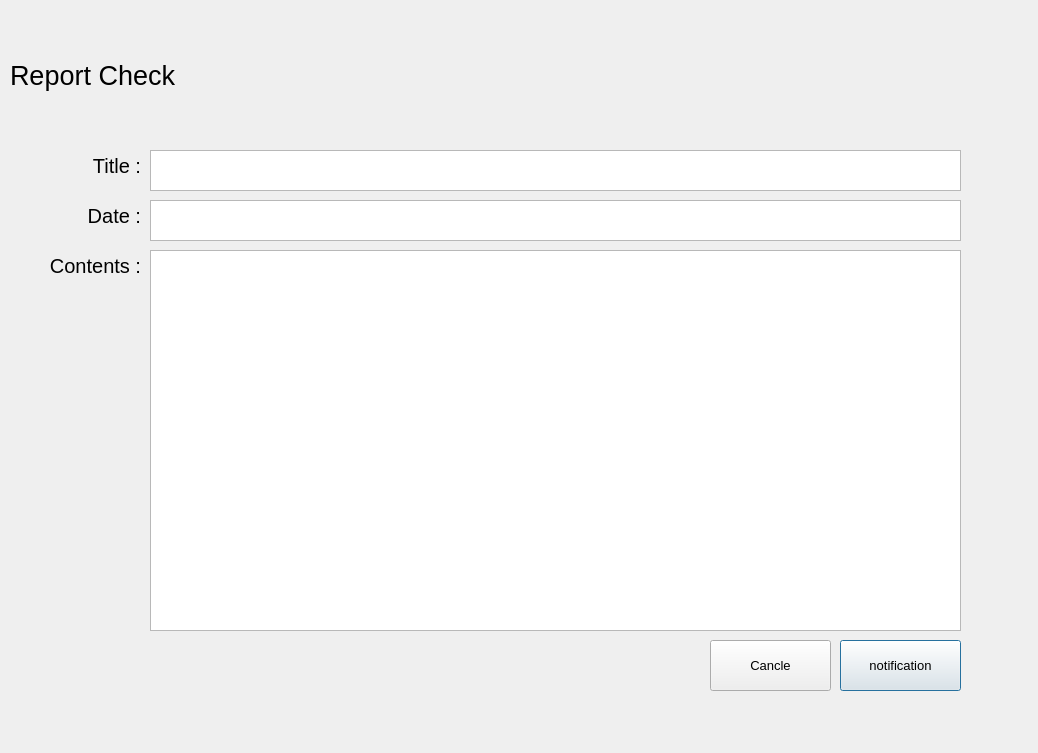
<?xml version="1.0" encoding="UTF-8"?>
<ui version="4.0">
 <class>Dialog</class>
 <widget class="QDialog" name="Dialog">
  <property name="geometry">
   <rect>
    <x>0</x>
    <y>0</y>
    <width>1038</width>
    <height>753</height>
   </rect>
  </property>
  <property name="windowTitle">
   <string>Dialog</string>
  </property>
  <widget class="QTextEdit" name="content">
   <property name="geometry">
    <rect>
     <x>150</x>
     <y>250</y>
     <width>811</width>
     <height>381</height>
    </rect>
   </property>
  </widget>
  <widget class="QPushButton" name="ReportButton_2">
   <property name="geometry">
    <rect>
     <x>840</x>
     <y>640</y>
     <width>121</width>
     <height>51</height>
    </rect>
   </property>
   <property name="font">
    <font>
     <family>Arial</family>
     <pointsize>10</pointsize>
    </font>
   </property>
   <property name="text">
    <string>notification</string>
   </property>
  </widget>
  <widget class="QLabel" name="ReportChechkLabel">
   <property name="geometry">
    <rect>
     <x>10</x>
     <y>50</y>
     <width>211</width>
     <height>51</height>
    </rect>
   </property>
   <property name="font">
    <font>
     <family>Arial</family>
     <pointsize>20</pointsize>
    </font>
   </property>
   <property name="text">
    <string>Report Check</string>
   </property>
  </widget>
  <widget class="QLabel" name="label">
   <property name="geometry">
    <rect>
     <x>50</x>
     <y>150</y>
     <width>91</width>
     <height>31</height>
    </rect>
   </property>
   <property name="font">
    <font>
     <family>Arial</family>
     <pointsize>15</pointsize>
    </font>
   </property>
   <property name="text">
    <string>Title :</string>
   </property>
   <property name="alignment">
    <set>Qt::AlignRight|Qt::AlignTrailing|Qt::AlignVCenter</set>
   </property>
  </widget>
  <widget class="QPushButton" name="CancleButton">
   <property name="geometry">
    <rect>
     <x>710</x>
     <y>640</y>
     <width>121</width>
     <height>51</height>
    </rect>
   </property>
   <property name="font">
    <font>
     <family>Arial</family>
     <pointsize>10</pointsize>
    </font>
   </property>
   <property name="text">
    <string>Cancle</string>
   </property>
  </widget>
  <widget class="QLabel" name="label_2">
   <property name="geometry">
    <rect>
     <x>20</x>
     <y>250</y>
     <width>121</width>
     <height>31</height>
    </rect>
   </property>
   <property name="font">
    <font>
     <family>Arial</family>
     <pointsize>15</pointsize>
    </font>
   </property>
   <property name="text">
    <string>Contents :</string>
   </property>
   <property name="alignment">
    <set>Qt::AlignRight|Qt::AlignTrailing|Qt::AlignVCenter</set>
   </property>
  </widget>
  <widget class="QTextEdit" name="title">
   <property name="geometry">
    <rect>
     <x>150</x>
     <y>150</y>
     <width>811</width>
     <height>41</height>
    </rect>
   </property>
  </widget>
  <widget class="QLabel" name="label_3">
   <property name="geometry">
    <rect>
     <x>50</x>
     <y>200</y>
     <width>91</width>
     <height>31</height>
    </rect>
   </property>
   <property name="font">
    <font>
     <family>Arial</family>
     <pointsize>15</pointsize>
    </font>
   </property>
   <property name="text">
    <string>Date :</string>
   </property>
   <property name="alignment">
    <set>Qt::AlignRight|Qt::AlignTrailing|Qt::AlignVCenter</set>
   </property>
  </widget>
  <widget class="QTextEdit" name="date">
   <property name="geometry">
    <rect>
     <x>150</x>
     <y>200</y>
     <width>811</width>
     <height>41</height>
    </rect>
   </property>
  </widget>
  <widget class="QLabel" name="userid_label">
   <property name="geometry">
    <rect>
     <x>150</x>
     <y>100</y>
     <width>421</width>
     <height>31</height>
    </rect>
   </property>
   <property name="font">
    <font>
     <family>Arial</family>
     <pointsize>15</pointsize>
    </font>
   </property>
   <property name="text">
    <string/>
   </property>
   <property name="alignment">
    <set>Qt::AlignRight|Qt::AlignTrailing|Qt::AlignVCenter</set>
   </property>
  </widget>
 </widget>
 <resources/>
 <connections/>
</ui>
